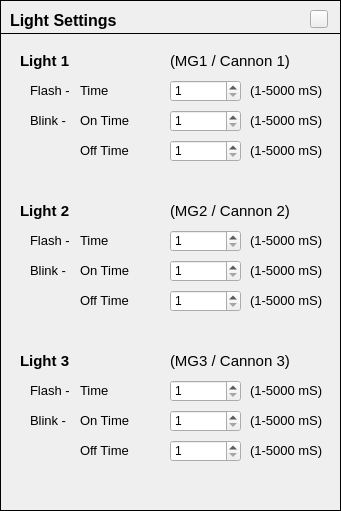
               <widget class="FrameContent" name="frmLights">
                <property name="geometry">
                 <rect>
                  <x>390</x>
                  <y>0</y>
                  <width>341</width>
                  <height>511</height>
                 </rect>
                </property>
                <property name="frameShape">
                 <enum>QFrame::Box</enum>
                </property>
                <property name="frameShadow">
                 <enum>QFrame::Plain</enum>
                </property>
                <widget class="QLabel" name="label_126">
                 <property name="geometry">
                  <rect>
                   <x>250</x>
                   <y>230</y>
                   <width>81</width>
                   <height>21</height>
                  </rect>
                 </property>
                 <property name="font">
                  <font>
                   <pointsize>10</pointsize>
                  </font>
                 </property>
                 <property name="text">
                  <string>(1-5000 mS)</string>
                 </property>
                </widget>
                <widget class="QLabel" name="label_108">
                 <property name="geometry">
                  <rect>
                   <x>250</x>
                   <y>260</y>
                   <width>81</width>
                   <height>21</height>
                  </rect>
                 </property>
                 <property name="font">
                  <font>
                   <pointsize>10</pointsize>
                  </font>
                 </property>
                 <property name="text">
                  <string>(1-5000 mS)</string>
                 </property>
                </widget>
                <widget class="QLabel" name="label_103">
                 <property name="geometry">
                  <rect>
                   <x>250</x>
                   <y>140</y>
                   <width>81</width>
                   <height>21</height>
                  </rect>
                 </property>
                 <property name="font">
                  <font>
                   <pointsize>10</pointsize>
                  </font>
                 </property>
                 <property name="text">
                  <string>(1-5000 mS)</string>
                 </property>
                </widget>
                <widget class="QLabel" name="label_106">
                 <property name="geometry">
                  <rect>
                   <x>250</x>
                   <y>290</y>
                   <width>81</width>
                   <height>21</height>
                  </rect>
                 </property>
                 <property name="font">
                  <font>
                   <pointsize>10</pointsize>
                  </font>
                 </property>
                 <property name="text">
                  <string>(1-5000 mS)</string>
                 </property>
                </widget>
                <widget class="QLabel" name="label_311">
                 <property name="geometry">
                  <rect>
                   <x>20</x>
                   <y>200</y>
                   <width>81</width>
                   <height>21</height>
                  </rect>
                 </property>
                 <property name="font">
                  <font>
                   <pointsize>11</pointsize>
                   <weight>75</weight>
                   <bold>true</bold>
                  </font>
                 </property>
                 <property name="text">
                  <string>Light 2</string>
                 </property>
                </widget>
                <widget class="QLabel" name="label_124">
                 <property name="geometry">
                  <rect>
                   <x>80</x>
                   <y>80</y>
                   <width>61</width>
                   <height>21</height>
                  </rect>
                 </property>
                 <property name="font">
                  <font>
                   <pointsize>10</pointsize>
                   <italic>false</italic>
                  </font>
                 </property>
                 <property name="text">
                  <string>Time</string>
                 </property>
                </widget>
                <widget class="QLabel" name="label_104">
                 <property name="geometry">
                  <rect>
                   <x>80</x>
                   <y>140</y>
                   <width>61</width>
                   <height>21</height>
                  </rect>
                 </property>
                 <property name="font">
                  <font>
                   <pointsize>10</pointsize>
                  </font>
                 </property>
                 <property name="text">
                  <string>Off Time</string>
                 </property>
                </widget>
                <widget class="QLabel" name="label_100">
                 <property name="geometry">
                  <rect>
                   <x>30</x>
                   <y>110</y>
                   <width>51</width>
                   <height>21</height>
                  </rect>
                 </property>
                 <property name="font">
                  <font>
                   <pointsize>10</pointsize>
                   <weight>50</weight>
                   <bold>false</bold>
                  </font>
                 </property>
                 <property name="text">
                  <string>Blink - </string>
                 </property>
                </widget>
                <widget class="QLabel" name="label_101">
                 <property name="geometry">
                  <rect>
                   <x>80</x>
                   <y>110</y>
                   <width>61</width>
                   <height>21</height>
                  </rect>
                 </property>
                 <property name="font">
                  <font>
                   <pointsize>10</pointsize>
                   <italic>false</italic>
                  </font>
                 </property>
                 <property name="text">
                  <string>On Time</string>
                 </property>
                </widget>
                <widget class="QLabel" name="label_310">
                 <property name="geometry">
                  <rect>
                   <x>20</x>
                   <y>50</y>
                   <width>81</width>
                   <height>21</height>
                  </rect>
                 </property>
                 <property name="font">
                  <font>
                   <pointsize>11</pointsize>
                   <weight>75</weight>
                   <bold>true</bold>
                  </font>
                 </property>
                 <property name="text">
                  <string>Light 1</string>
                 </property>
                </widget>
                <widget class="QSpinBox" name="spinLight2Flash_mS">
                 <property name="geometry">
                  <rect>
                   <x>170</x>
                   <y>230</y>
                   <width>71</width>
                   <height>22</height>
                  </rect>
                 </property>
                 <property name="minimum">
                  <number>1</number>
                 </property>
                 <property name="maximum">
                  <number>5000</number>
                 </property>
                </widget>
                <widget class="QSpinBox" name="spinLight1BlinkOff_mS">
                 <property name="geometry">
                  <rect>
                   <x>170</x>
                   <y>140</y>
                   <width>71</width>
                   <height>22</height>
                  </rect>
                 </property>
                 <property name="minimum">
                  <number>1</number>
                 </property>
                 <property name="maximum">
                  <number>5000</number>
                 </property>
                </widget>
                <widget class="QLabel" name="label_102">
                 <property name="geometry">
                  <rect>
                   <x>250</x>
                   <y>110</y>
                   <width>81</width>
                   <height>21</height>
                  </rect>
                 </property>
                 <property name="font">
                  <font>
                   <pointsize>10</pointsize>
                  </font>
                 </property>
                 <property name="text">
                  <string>(1-5000 mS)</string>
                 </property>
                </widget>
                <widget class="QLabel" name="label_107">
                 <property name="geometry">
                  <rect>
                   <x>80</x>
                   <y>260</y>
                   <width>61</width>
                   <height>21</height>
                  </rect>
                 </property>
                 <property name="font">
                  <font>
                   <pointsize>10</pointsize>
                   <italic>false</italic>
                  </font>
                 </property>
                 <property name="text">
                  <string>On Time</string>
                 </property>
                </widget>
                <widget class="QLabel" name="label_125">
                 <property name="geometry">
                  <rect>
                   <x>30</x>
                   <y>230</y>
                   <width>51</width>
                   <height>21</height>
                  </rect>
                 </property>
                 <property name="font">
                  <font>
                   <pointsize>10</pointsize>
                   <weight>50</weight>
                   <bold>false</bold>
                  </font>
                 </property>
                 <property name="text">
                  <string>Flash - </string>
                 </property>
                </widget>
                <widget class="QLabel" name="label_123">
                 <property name="geometry">
                  <rect>
                   <x>250</x>
                   <y>80</y>
                   <width>81</width>
                   <height>21</height>
                  </rect>
                 </property>
                 <property name="font">
                  <font>
                   <pointsize>10</pointsize>
                  </font>
                 </property>
                 <property name="text">
                  <string>(1-5000 mS)</string>
                 </property>
                </widget>
                <widget class="QLabel" name="label_127">
                 <property name="geometry">
                  <rect>
                   <x>80</x>
                   <y>230</y>
                   <width>61</width>
                   <height>21</height>
                  </rect>
                 </property>
                 <property name="font">
                  <font>
                   <pointsize>10</pointsize>
                   <italic>false</italic>
                  </font>
                 </property>
                 <property name="text">
                  <string>Time</string>
                 </property>
                </widget>
                <widget class="QLabel" name="label_109">
                 <property name="geometry">
                  <rect>
                   <x>30</x>
                   <y>260</y>
                   <width>51</width>
                   <height>21</height>
                  </rect>
                 </property>
                 <property name="font">
                  <font>
                   <pointsize>10</pointsize>
                   <weight>50</weight>
                   <bold>false</bold>
                  </font>
                 </property>
                 <property name="text">
                  <string>Blink - </string>
                 </property>
                </widget>
                <widget class="QLabel" name="label_105">
                 <property name="geometry">
                  <rect>
                   <x>80</x>
                   <y>290</y>
                   <width>61</width>
                   <height>21</height>
                  </rect>
                 </property>
                 <property name="font">
                  <font>
                   <pointsize>10</pointsize>
                  </font>
                 </property>
                 <property name="text">
                  <string>Off Time</string>
                 </property>
                </widget>
                <widget class="QSpinBox" name="spinLight2BlinkOn_mS">
                 <property name="geometry">
                  <rect>
                   <x>170</x>
                   <y>260</y>
                   <width>71</width>
                   <height>22</height>
                  </rect>
                 </property>
                 <property name="minimum">
                  <number>1</number>
                 </property>
                 <property name="maximum">
                  <number>5000</number>
                 </property>
                </widget>
                <widget class="QLabel" name="label_122">
                 <property name="geometry">
                  <rect>
                   <x>30</x>
                   <y>80</y>
                   <width>51</width>
                   <height>21</height>
                  </rect>
                 </property>
                 <property name="font">
                  <font>
                   <pointsize>10</pointsize>
                   <weight>50</weight>
                   <bold>false</bold>
                  </font>
                 </property>
                 <property name="text">
                  <string>Flash - </string>
                 </property>
                </widget>
                <widget class="QSpinBox" name="spinLight2BlinkOff_mS">
                 <property name="geometry">
                  <rect>
                   <x>170</x>
                   <y>290</y>
                   <width>71</width>
                   <height>22</height>
                  </rect>
                 </property>
                 <property name="minimum">
                  <number>1</number>
                 </property>
                 <property name="maximum">
                  <number>5000</number>
                 </property>
                </widget>
                <widget class="QSpinBox" name="spinLight1Flash_mS">
                 <property name="geometry">
                  <rect>
                   <x>170</x>
                   <y>80</y>
                   <width>71</width>
                   <height>22</height>
                  </rect>
                 </property>
                 <property name="minimum">
                  <number>1</number>
                 </property>
                 <property name="maximum">
                  <number>5000</number>
                 </property>
                </widget>
                <widget class="QSpinBox" name="spinLight1BlinkOn_mS">
                 <property name="geometry">
                  <rect>
                   <x>170</x>
                   <y>110</y>
                   <width>71</width>
                   <height>22</height>
                  </rect>
                 </property>
                 <property name="minimum">
                  <number>1</number>
                 </property>
                 <property name="maximum">
                  <number>5000</number>
                 </property>
                </widget>
                <widget class="QLabel" name="label_56">
                 <property name="geometry">
                  <rect>
                   <x>10</x>
                   <y>10</y>
                   <width>171</width>
                   <height>21</height>
                  </rect>
                 </property>
                 <property name="font">
                  <font>
                   <pointsize>12</pointsize>
                   <weight>75</weight>
                   <bold>true</bold>
                  </font>
                 </property>
                 <property name="text">
                  <string>Light Settings</string>
                 </property>
                </widget>
                <widget class="HelpButton" name="hpbLights">
                 <property name="geometry">
                  <rect>
                   <x>310</x>
                   <y>10</y>
                   <width>18</width>
                   <height>18</height>
                  </rect>
                 </property>
                 <property name="maximumSize">
                  <size>
                   <width>18</width>
                   <height>18</height>
                  </size>
                 </property>
                 <property name="text">
                  <string/>
                 </property>
                </widget>
                <widget class="QFrame" name="frame_39">
                 <property name="geometry">
                  <rect>
                   <x>0</x>
                   <y>25</y>
                   <width>341</width>
                   <height>16</height>
                  </rect>
                 </property>
                 <property name="frameShape">
                  <enum>QFrame::HLine</enum>
                 </property>
                 <property name="frameShadow">
                  <enum>QFrame::Plain</enum>
                 </property>
                </widget>
                <widget class="QLabel" name="label_312">
                 <property name="geometry">
                  <rect>
                   <x>170</x>
                   <y>50</y>
                   <width>131</width>
                   <height>21</height>
                  </rect>
                 </property>
                 <property name="font">
                  <font>
                   <pointsize>11</pointsize>
                   <weight>50</weight>
                   <bold>false</bold>
                  </font>
                 </property>
                 <property name="text">
                  <string>(MG1 / Cannon 1)</string>
                 </property>
                </widget>
                <widget class="QLabel" name="label_313">
                 <property name="geometry">
                  <rect>
                   <x>170</x>
                   <y>200</y>
                   <width>131</width>
                   <height>21</height>
                  </rect>
                 </property>
                 <property name="font">
                  <font>
                   <pointsize>11</pointsize>
                   <weight>50</weight>
                   <bold>false</bold>
                  </font>
                 </property>
                 <property name="text">
                  <string>(MG2 / Cannon 2)</string>
                 </property>
                </widget>
                <widget class="QLabel" name="label_110">
                 <property name="geometry">
                  <rect>
                   <x>80</x>
                   <y>410</y>
                   <width>61</width>
                   <height>21</height>
                  </rect>
                 </property>
                 <property name="font">
                  <font>
                   <pointsize>10</pointsize>
                   <italic>false</italic>
                  </font>
                 </property>
                 <property name="text">
                  <string>On Time</string>
                 </property>
                </widget>
                <widget class="QSpinBox" name="spinLight3BlinkOff_mS">
                 <property name="geometry">
                  <rect>
                   <x>170</x>
                   <y>440</y>
                   <width>71</width>
                   <height>22</height>
                  </rect>
                 </property>
                 <property name="minimum">
                  <number>1</number>
                 </property>
                 <property name="maximum">
                  <number>5000</number>
                 </property>
                </widget>
                <widget class="QLabel" name="label_314">
                 <property name="geometry">
                  <rect>
                   <x>170</x>
                   <y>350</y>
                   <width>131</width>
                   <height>21</height>
                  </rect>
                 </property>
                 <property name="font">
                  <font>
                   <pointsize>11</pointsize>
                   <weight>50</weight>
                   <bold>false</bold>
                  </font>
                 </property>
                 <property name="text">
                  <string>(MG3 / Cannon 3)</string>
                 </property>
                </widget>
                <widget class="QLabel" name="label_111">
                 <property name="geometry">
                  <rect>
                   <x>250</x>
                   <y>440</y>
                   <width>81</width>
                   <height>21</height>
                  </rect>
                 </property>
                 <property name="font">
                  <font>
                   <pointsize>10</pointsize>
                  </font>
                 </property>
                 <property name="text">
                  <string>(1-5000 mS)</string>
                 </property>
                </widget>
                <widget class="QLabel" name="label_129">
                 <property name="geometry">
                  <rect>
                   <x>250</x>
                   <y>380</y>
                   <width>81</width>
                   <height>21</height>
                  </rect>
                 </property>
                 <property name="font">
                  <font>
                   <pointsize>10</pointsize>
                  </font>
                 </property>
                 <property name="text">
                  <string>(1-5000 mS)</string>
                 </property>
                </widget>
                <widget class="QLabel" name="label_315">
                 <property name="geometry">
                  <rect>
                   <x>20</x>
                   <y>350</y>
                   <width>81</width>
                   <height>21</height>
                  </rect>
                 </property>
                 <property name="font">
                  <font>
                   <pointsize>11</pointsize>
                   <weight>75</weight>
                   <bold>true</bold>
                  </font>
                 </property>
                 <property name="text">
                  <string>Light 3</string>
                 </property>
                </widget>
                <widget class="QLabel" name="label_112">
                 <property name="geometry">
                  <rect>
                   <x>250</x>
                   <y>410</y>
                   <width>81</width>
                   <height>21</height>
                  </rect>
                 </property>
                 <property name="font">
                  <font>
                   <pointsize>10</pointsize>
                  </font>
                 </property>
                 <property name="text">
                  <string>(1-5000 mS)</string>
                 </property>
                </widget>
                <widget class="QLabel" name="label_113">
                 <property name="geometry">
                  <rect>
                   <x>30</x>
                   <y>410</y>
                   <width>51</width>
                   <height>21</height>
                  </rect>
                 </property>
                 <property name="font">
                  <font>
                   <pointsize>10</pointsize>
                   <weight>50</weight>
                   <bold>false</bold>
                  </font>
                 </property>
                 <property name="text">
                  <string>Blink - </string>
                 </property>
                </widget>
                <widget class="QLabel" name="label_130">
                 <property name="geometry">
                  <rect>
                   <x>30</x>
                   <y>380</y>
                   <width>51</width>
                   <height>21</height>
                  </rect>
                 </property>
                 <property name="font">
                  <font>
                   <pointsize>10</pointsize>
                   <weight>50</weight>
                   <bold>false</bold>
                  </font>
                 </property>
                 <property name="text">
                  <string>Flash - </string>
                 </property>
                </widget>
                <widget class="QSpinBox" name="spinLight3BlinkOn_mS">
                 <property name="geometry">
                  <rect>
                   <x>170</x>
                   <y>410</y>
                   <width>71</width>
                   <height>22</height>
                  </rect>
                 </property>
                 <property name="minimum">
                  <number>1</number>
                 </property>
                 <property name="maximum">
                  <number>5000</number>
                 </property>
                </widget>
                <widget class="QSpinBox" name="spinLight3Flash_mS">
                 <property name="geometry">
                  <rect>
                   <x>170</x>
                   <y>380</y>
                   <width>71</width>
                   <height>22</height>
                  </rect>
                 </property>
                 <property name="minimum">
                  <number>1</number>
                 </property>
                 <property name="maximum">
                  <number>5000</number>
                 </property>
                </widget>
                <widget class="QLabel" name="label_114">
                 <property name="geometry">
                  <rect>
                   <x>80</x>
                   <y>440</y>
                   <width>61</width>
                   <height>21</height>
                  </rect>
                 </property>
                 <property name="font">
                  <font>
                   <pointsize>10</pointsize>
                  </font>
                 </property>
                 <property name="text">
                  <string>Off Time</string>
                 </property>
                </widget>
                <widget class="QLabel" name="label_131">
                 <property name="geometry">
                  <rect>
                   <x>80</x>
                   <y>380</y>
                   <width>61</width>
                   <height>21</height>
                  </rect>
                 </property>
                 <property name="font">
                  <font>
                   <pointsize>10</pointsize>
                   <italic>false</italic>
                  </font>
                 </property>
                 <property name="text">
                  <string>Time</string>
                 </property>
                </widget>
               </widget>
